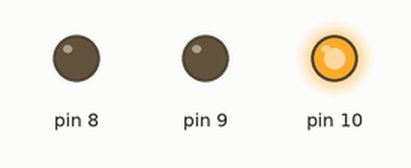
Simulated run of this sketch. Board: Arduino Uno, built with avr-gcc and run on an emulated ATmega328P. On the bench: output pins drawn as LEDs (lit = HIGH).

Above: at 0.5 s.
At 1.5 s:
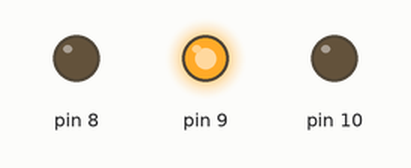
At 5.5 s:
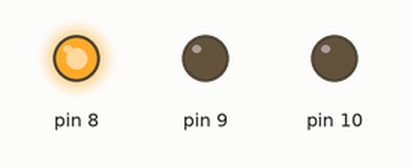
Timing chart, 0 to 6.9 s (numbered marks = the images above):
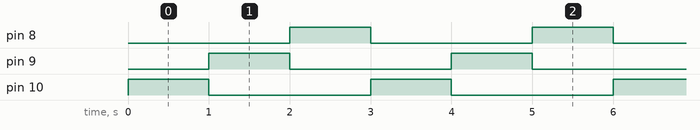

Measured:
- by itself, pin 8–10: alternates HIGH for 1.0 s and LOW for 2.0 s
- by itself, everything shown: repeats every 3.0 s, in 4 steps

The sketch:

Circuito_de_LED.ino
```cpp
// Aluno: Douglas Leonel de Almeida
// Matrícula: 2110213

void setup()
{
  // Configura os pinos 10, 9 e 8 como saída
  pinMode(10, OUTPUT);
  pinMode(9, OUTPUT);
  pinMode(8, OUTPUT);
}

void loop()
{
  // Aciona o pino 10 (HIGH, ou seja, 5V)
  digitalWrite(10, HIGH);
  // Aguarda 1 segundo
  delay(1000);
  // Desliga o pino 10 (LOW, ou seja, 0V)
  digitalWrite(10, LOW);

  // Repete o processo para o pino 9
  digitalWrite(9, HIGH);
  delay(1000);
  digitalWrite(9, LOW);

  // Repete o processo para o pino 8
  digitalWrite(8, HIGH);
  delay(1000);
  digitalWrite(8, LOW);
}

//Link do Circuito: https://www.tinkercad.com/things/aEGy6HQPNvJ-copy-of-circuito-de-led/editel?tenant=circuits
```
